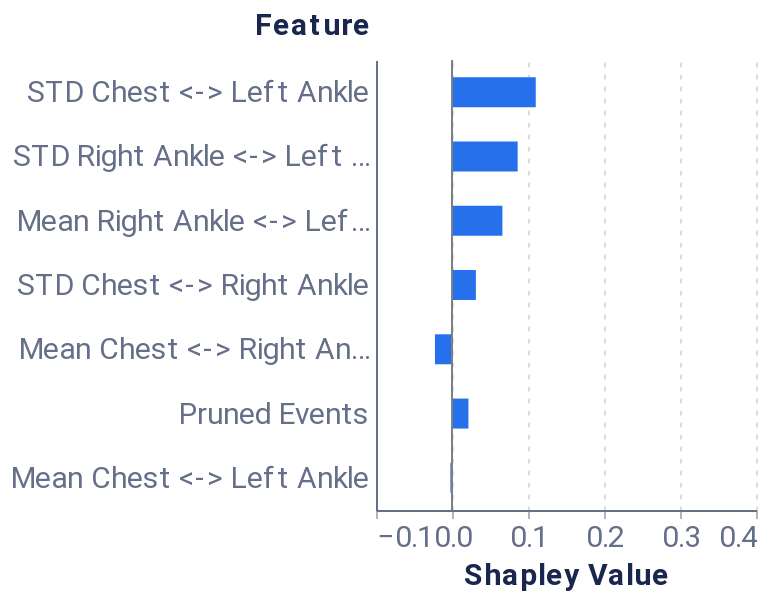

This figure's notebook cell:
### Markdown cell above
##### Feature-level explanation

### Code cell
feature_dict = {'rs': 42, 'nsamples': 32000, 'feature_names': model_features, 'plot_features': plot_feats}
feature_data = local_feat(f_hs, pos_x_data, feature_dict, positive_sequence_id, sequence_id_feat, average_event, pruning_idx)
feature_plot = plot_feat_barplot(feature_data, feature_dict.get('top_feats'), feature_dict.get('plot_features'))
feature_plot

### Figure 1 — Vega-Lite specification as saved in the notebook (floating-point values rounded to 4 significant figures)
{"config": {"axis": {"domain": true, "domainColor": "#666F89", "grid": false, "gridCap": "round", "gridColor": "#B3B7C4", "gridDash": [2, 4], "gridWidth": 0.5, "labelColor": "#666F89", "labelFont": "Roboto, Arial, sans-serif", "labelPadding": 2, "tickColor": "#666F89", "tickOpacity": 0.5, "tickSize": 4, "titleColor": "#19274E", "titleFont": "Roboto, Arial, sans-serif", "titleFontSize": 12}, "axisBand": {"domain": true, "labelPadding": 4, "ticks": false}, "axisY": {"domain": false, "titleAlign": "left", "titleAngle": 0, "titleX": -20, "titleY": -10}, "legend": {"labelColor": "#666F89", "labelFont": "Roboto, Arial, sans-serif", "labelFontSize": 12, "symbolSize": 40, "titleColor": "#19274E", "titleFont": "Roboto, Arial, sans-serif", "titleFontSize": 12, "titlePadding": 4}, "arc": {"stroke": "#FFFFFF", "strokeWidth": 1}, "bar": {"fill": "#2770EB", "stroke": null}, "line": {"stroke": "#2770EB", "strokeWidth": 2}, "path": {"stroke": "#2770EB", "strokeWidth": 0.5}, "point": {"fill": "#2770EB", "shape": "circle", "filled": true}, "rect": {"fill": "#2770EB"}, "rule": {"stroke": "#666F89"}, "shape": {"stroke": "#2770EB"}, "text": {"color": "#19274E", "font": "Roboto, Arial, sans-serif", "fontSize": 12}, "range": {"category": ["#2770EB", "#77B98A", "#DA5252", "#FFC400", "#A87AEA", "#00A39E", "#19274E"], "diverging": ["#006360", "#2BB3AE", "#96D9D7", "#FFFFFF", "#EDAAAA", "#DA5252", "#811D1D"], "heatmap": ["#18448F", "#1B4EA5", "#2770EB", "#4C88EE", "#82ACF3", "#A6C4F7", "#E9F1FD"], "ramp": ["#18448F", "#1B4EA5", "#2770EB", "#4C88EE", "#82ACF3", "#A6C4F7", "#E9F1FD"]}, "background": "#FFFFFF", "group": {"fill": "#FFFFFF"}, "header": {"labelColor": "#19274E", "labelFont": "Roboto, Arial, sans-serif", "labelFontSize": 12, "titleColor": "#19274E", "titleFont": "Roboto, Arial, sans-serif", "titleFontSize": 16}, "title": {"anchor": "start", "color": "#19274E", "font": "Roboto, Arial, sans-serif", "fontSize": 20, "fontWeight": "bold", "offset": 20, "subtitleColor": "#19274E", "subtitleFontSize": 16}, "view": {"continuousHeight": 300, "continuousWidth": 400, "stroke": "transparent"}}, "layer": [{"data": {"name": "data-8c1003e0fd0090c2eb9abb92cc4e71a5"}, "mark": {"type": "bar", "size": 15, "thickness": 1}, "encoding": {"x": {"axis": {"grid": true, "labelFontSize": 15, "title": "Shapley Value", "titleFontSize": 15}, "field": "Shapley Value", "scale": {"domain": [-0.1, 0.4]}, "type": "quantitative"}, "y": {"axis": {"labelFontSize": 15, "title": "Feature", "titleFontSize": 15, "titleX": -61}, "field": "Feature", "sort": {"field": "sort_col", "order": "descending"}, "type": "nominal"}}}, {"data": {"name": "data-9c00aa9dc2b1c1a0b4bf9b34ead12925"}, "mark": {"type": "rule", "color": "#798184"}, "encoding": {"x": {"field": "x", "type": "quantitative"}}}], "height": 225, "width": 190, "$schema": "https://vega.github.io/schema/vega-lite/v4.17.0.json", "datasets": {"data-8c1003e0fd0090c2eb9abb92cc4e71a5": [{"Random seed": 42, "NSamples": 32000, "Feature": "Mean Chest <-> Right Ankle", "Shapley Value": -0.02246, "sort_col": 0.02246}, {"Random seed": 42, "NSamples": 32000, "Feature": "STD Chest <-> Right Ankle", "Shapley Value": 0.0314, "sort_col": 0.0314}, {"Random seed": 42, "NSamples": 32000, "Feature": "Mean Chest <-> Left Ankle", "Shapley Value": -0.002152, "sort_col": 0.002152}, {"Random seed": 42, "NSamples": 32000, "Feature": "STD Chest <-> Left Ankle", "Shapley Value": 0.1102, "sort_col": 0.1102}, {"Random seed": 42, "NSamples": 32000, "Feature": "Mean Right Ankle <-> Left Ankle", "Shapley Value": 0.06634, "sort_col": 0.06634}, {"Random seed": 42, "NSamples": 32000, "Feature": "STD Right Ankle <-> Left Ankle", "Shapley Value": 0.0864, "sort_col": 0.0864}, {"Random seed": 42, "NSamples": 32000, "Feature": "Pruned Events", "Shapley Value": 0.02162, "sort_col": 0.02162}], "data-9c00aa9dc2b1c1a0b4bf9b34ead12925": [{"x": 0}]}}
